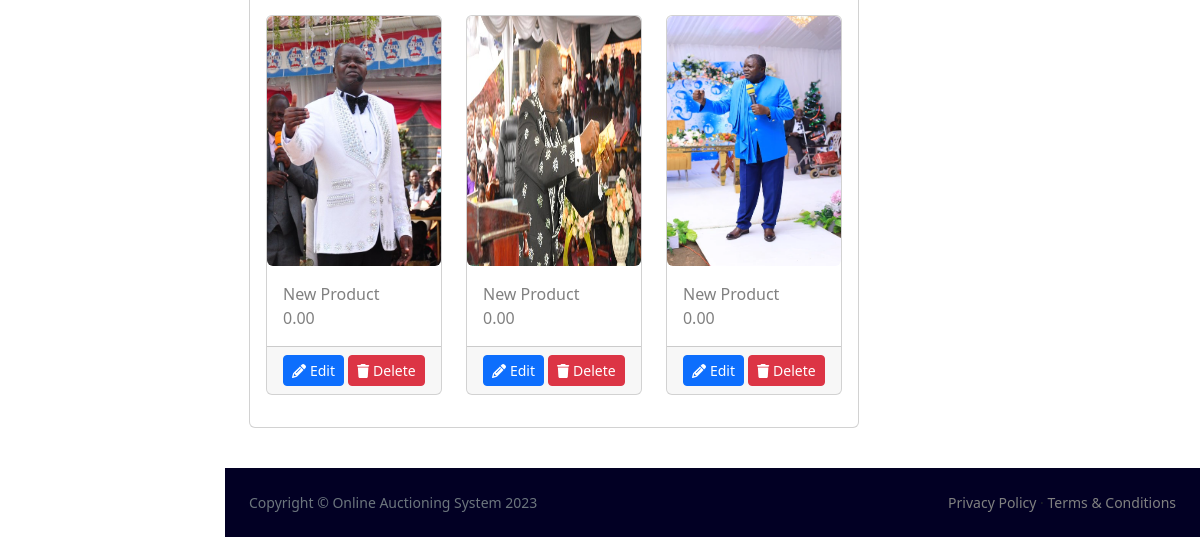
Before: /my_auctions/ (signed in, lower part) with the older database file.
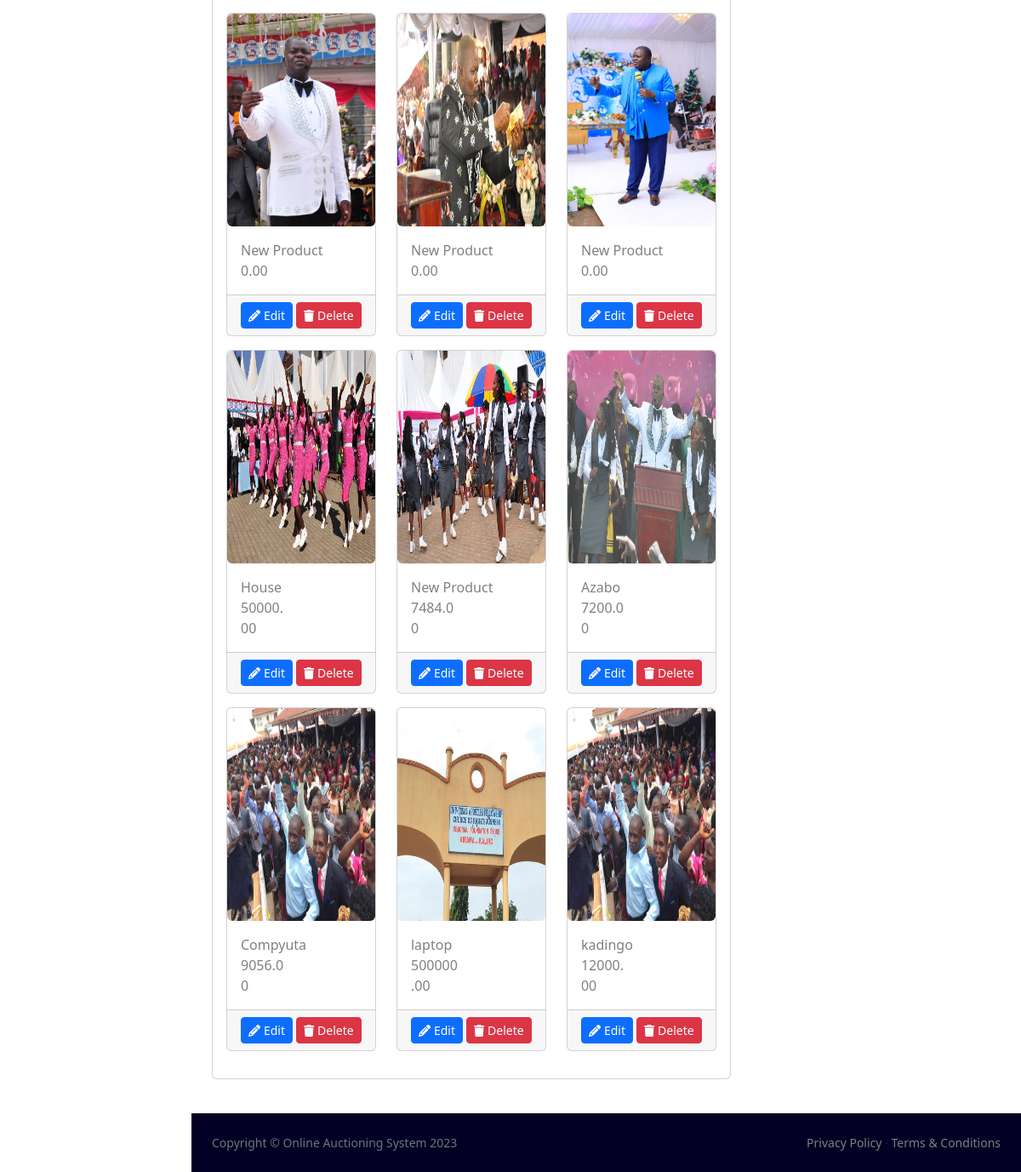
After: the same page with the newer database file.
### core/models.py (models this page shows, shortened)
class Product(models.Model):
    seller = models.ForeignKey(DjangoUser, on_delete=models.CASCADE, null=True)
    name = models.CharField(max_length=255, default="New Product")
    description = models.TextField(null=True)
    start_price = models.DecimalField(max_digits=10, decimal_places=2, default=0)
    end_time = models.DateTimeField(null=True)
    image = models.ImageField(upload_to='product_images/', null=True)

### core/views.py (the view)
# urls.py: path("my_auctions/", views.my_auctions, name="my_auctions"),
@login_required(login_url="login")
def my_auctions(request):
    user = request.user
    user_products = models.Product.objects.filter(seller=user)  # Getting user products
    if request.method == "POST":
        form = forms.ProductForm(request.POST, request.FILES)
        if form.is_valid():
            product = form.save(commit=False)
            product.seller = user
            product.save()
            messages.success(request, "Product added successfully.")
            return redirect("my_auctions")  # Redirect back to the same page
    else:
        form = forms.ProductForm()  # Creating a new form for rendering in the template
    return render(request, "core/my_auctions.html", {
        "form": form,
        "user_products": user_products,
    })

### templates/core/my_auctions.html (shortened to what this page needs)
{% extends 'base.html' %}
{%block body%}
<div class="container-fluid p-4">
    <div class="row mb-3 gap-2 gap-md-0">
        <div class="col-md-8">
            <div class="card">
                <div class="card-body">
                    <div class="row">
                        {% if user_products %}
                        {% for product in user_products %}
                        <div class="col-6 col-sm-4">
                            <div class="card mb-3">
                                <a href="{% url 'product_details' product.id %}">
                                    <img src="{{ product.image.url }}" alt="{{ product.name }}"
                                        class="image-small image-medium image-large rounded">
                                    <div class="card-body">
                                        <div>{{ product.name }}</div>
                                        <div class="row">
                                            <div class="col-6">{{ product.start_price }}</div>
                                        </div>
                                    </div>
                                </a>
                                <div class="card-footer mx-auto">
                                    <a href="" class="btn btn-sm btn-primary">
                                        <i class="fa fa-pencil"></i> Edit
                                    </a>
                                    <a href="" class="btn btn-sm btn-danger">
                                        <i class="fa fa-trash"></i> Delete
                                    </a>
                                </div>
                            </div>
                        </div>
                        {% endfor %}
                        {% else %}
                        <p class="text-center">Oooops!!! You have no ongoing auctions</p>
                        {% endif %}
                    </div>
                </div>
            </div>
        </div>
        <div class="col-md-4">
        </div>
    </div>
</div>
{% endblock body %}

### templates/base.html (shortened to what this page needs)
{% load static %}
<!DOCTYPE html>
<html lang="en">
<head>
    <link href="https://cdn.jsdelivr.net/npm/simple-datatables@7.1.2/dist/style.min.css" rel="stylesheet" />
    <link href="{% static 'css/styles.css' %}" rel="stylesheet" />
    <link href="{% static 'css/styles-custom.css' %}" rel="stylesheet" />
<link rel="stylesheet" type="text/css" href="{% static 'datetimewidget/css/bootstrap-datetimepicker.min.css' %}">
</head>
<body class="sb-nav-fixed">
    <div id="layoutSidenav">
        <div id="layoutSidenav_content">
            {%block body%}
            {% endblock body %}
            <footer class="py-4 sidebar-background mt-auto">
                <div class="container-fluid px-4">
                    <div class="d-flex align-items-center justify-content-between small">
                        <div class="text-muted">Copyright &copy; Online Auctioning System 2023</div>
                        <div>
                            <a href="#">Privacy Policy</a>
                            &middot;
                            <a href="#">Terms &amp; Conditions</a>
                        </div>
                    </div>
                </div>
            </footer>
        </div>
    </div>
</body>
</html>

### templates/base.html (style rules this page uses)
.sidebar-background { background: rgb(2, 0, 36); background: linear-gradient(90deg, rgba(2, 0, 36, 1) 0% 100%); }
img { max-width: 100%; }
@media (min-width: 992px) { .image-large { width: 300px; height: 250px; } }
a { text-decoration: none; color: gray; }

Changed rows visible on the page:
added Product: image (picture), name "House", start_price "50000.00"
added Product: image (picture), name "New Product", start_price "7484.00"
added Product: image (picture), name "Azabo", start_price "7200.00"
added Product: image (picture), name "Compyuta", start_price "9056.00"
added Product: image (picture), name "laptop", start_price "500000.00"
added Product: image (picture), name "kadingo", start_price "12000.00"
